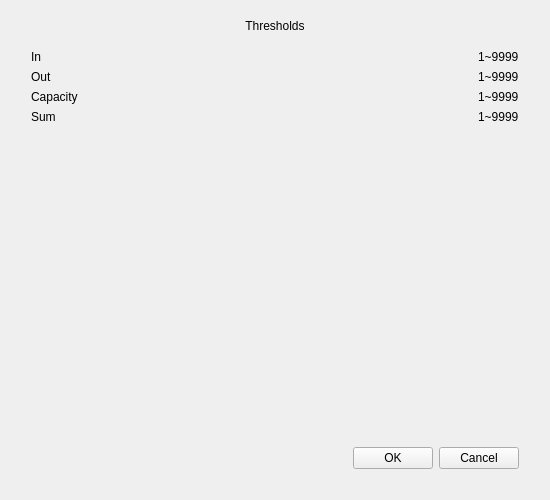
<?xml version="1.0" encoding="UTF-8"?>
<ui version="4.0">
 <class>ThresholdsEdit</class>
 <widget class="QWidget" name="ThresholdsEdit">
  <property name="geometry">
   <rect>
    <x>0</x>
    <y>0</y>
    <width>550</width>
    <height>500</height>
   </rect>
  </property>
  <property name="windowTitle">
   <string>Form</string>
  </property>
  <layout class="QVBoxLayout" name="verticalLayout">
   <property name="spacing">
    <number>0</number>
   </property>
   <item>
    <widget class="QLabel" name="label_title">
     <property name="minimumSize">
      <size>
       <width>0</width>
       <height>30</height>
      </size>
     </property>
     <property name="text">
      <string>Thresholds</string>
     </property>
     <property name="alignment">
      <set>Qt::AlignCenter</set>
     </property>
    </widget>
   </item>
   <item>
    <widget class="QWidget" name="widget_background" native="true">
     <property name="sizePolicy">
      <sizepolicy hsizetype="Preferred" vsizetype="Expanding">
       <horstretch>0</horstretch>
       <verstretch>0</verstretch>
      </sizepolicy>
     </property>
     <layout class="QVBoxLayout" name="verticalLayout_2">
      <property name="leftMargin">
       <number>20</number>
      </property>
      <property name="rightMargin">
       <number>20</number>
      </property>
      <property name="bottomMargin">
       <number>20</number>
      </property>
      <item>
       <layout class="QGridLayout" name="gridLayout">
        <property name="leftMargin">
         <number>0</number>
        </property>
        <property name="rightMargin">
         <number>0</number>
        </property>
        <property name="horizontalSpacing">
         <number>12</number>
        </property>
        <item row="0" column="0">
         <widget class="QLabel" name="labelIn">
          <property name="sizePolicy">
           <sizepolicy hsizetype="Preferred" vsizetype="Preferred">
            <horstretch>3</horstretch>
            <verstretch>0</verstretch>
           </sizepolicy>
          </property>
          <property name="text">
           <string>In</string>
          </property>
         </widget>
        </item>
        <item row="2" column="0">
         <widget class="QLabel" name="labelCapacity">
          <property name="text">
           <string>Capacity</string>
          </property>
         </widget>
        </item>
        <item row="1" column="0">
         <widget class="QLabel" name="labelOut">
          <property name="text">
           <string>Out</string>
          </property>
         </widget>
        </item>
        <item row="3" column="0">
         <widget class="QLabel" name="labelSum">
          <property name="text">
           <string>Sum</string>
          </property>
         </widget>
        </item>
        <item row="0" column="1">
         <widget class="QWidget" name="widgetIn" native="true">
          <property name="sizePolicy">
           <sizepolicy hsizetype="Preferred" vsizetype="Preferred">
            <horstretch>5</horstretch>
            <verstretch>0</verstretch>
           </sizepolicy>
          </property>
          <layout class="QHBoxLayout" name="horizontalLayout_2">
           <property name="leftMargin">
            <number>0</number>
           </property>
           <property name="topMargin">
            <number>0</number>
           </property>
           <property name="rightMargin">
            <number>0</number>
           </property>
           <property name="bottomMargin">
            <number>0</number>
           </property>
           <item>
            <widget class="CheckableLineEdit" name="checkableLineIn" native="true">
             <property name="sizePolicy">
              <sizepolicy hsizetype="Expanding" vsizetype="Preferred">
               <horstretch>1</horstretch>
               <verstretch>0</verstretch>
              </sizepolicy>
             </property>
            </widget>
           </item>
           <item>
            <widget class="BlueLabel" name="label_3">
             <property name="text">
              <string>1~9999</string>
             </property>
            </widget>
           </item>
          </layout>
         </widget>
        </item>
        <item row="1" column="1">
         <widget class="QWidget" name="widgetOut" native="true">
          <property name="sizePolicy">
           <sizepolicy hsizetype="Preferred" vsizetype="Preferred">
            <horstretch>1</horstretch>
            <verstretch>0</verstretch>
           </sizepolicy>
          </property>
          <layout class="QHBoxLayout" name="horizontalLayout_3">
           <property name="leftMargin">
            <number>0</number>
           </property>
           <property name="topMargin">
            <number>0</number>
           </property>
           <property name="rightMargin">
            <number>0</number>
           </property>
           <property name="bottomMargin">
            <number>0</number>
           </property>
           <item>
            <widget class="CheckableLineEdit" name="checkableLineOut" native="true">
             <property name="sizePolicy">
              <sizepolicy hsizetype="Expanding" vsizetype="Preferred">
               <horstretch>1</horstretch>
               <verstretch>0</verstretch>
              </sizepolicy>
             </property>
            </widget>
           </item>
           <item>
            <widget class="BlueLabel" name="label_4">
             <property name="text">
              <string>1~9999</string>
             </property>
            </widget>
           </item>
          </layout>
         </widget>
        </item>
        <item row="2" column="1">
         <widget class="QWidget" name="widgetCapacity" native="true">
          <layout class="QHBoxLayout" name="horizontalLayout_5">
           <property name="leftMargin">
            <number>0</number>
           </property>
           <property name="topMargin">
            <number>0</number>
           </property>
           <property name="rightMargin">
            <number>0</number>
           </property>
           <property name="bottomMargin">
            <number>0</number>
           </property>
           <item>
            <widget class="CheckableLineEdit" name="checkableLineCapacity" native="true">
             <property name="sizePolicy">
              <sizepolicy hsizetype="Expanding" vsizetype="Preferred">
               <horstretch>1</horstretch>
               <verstretch>0</verstretch>
              </sizepolicy>
             </property>
            </widget>
           </item>
           <item>
            <widget class="BlueLabel" name="label_5">
             <property name="text">
              <string>1~9999</string>
             </property>
            </widget>
           </item>
          </layout>
         </widget>
        </item>
        <item row="3" column="1">
         <widget class="QWidget" name="widgetSum" native="true">
          <layout class="QHBoxLayout" name="horizontalLayout_4">
           <property name="leftMargin">
            <number>0</number>
           </property>
           <property name="topMargin">
            <number>0</number>
           </property>
           <property name="rightMargin">
            <number>0</number>
           </property>
           <property name="bottomMargin">
            <number>0</number>
           </property>
           <item>
            <widget class="CheckableLineEdit" name="checkableLineSum" native="true">
             <property name="sizePolicy">
              <sizepolicy hsizetype="Expanding" vsizetype="Preferred">
               <horstretch>1</horstretch>
               <verstretch>0</verstretch>
              </sizepolicy>
             </property>
            </widget>
           </item>
           <item>
            <widget class="BlueLabel" name="label_6">
             <property name="text">
              <string>1~9999</string>
             </property>
            </widget>
           </item>
          </layout>
         </widget>
        </item>
       </layout>
      </item>
      <item>
       <spacer name="verticalSpacer">
        <property name="orientation">
         <enum>Qt::Vertical</enum>
        </property>
        <property name="sizeHint" stdset="0">
         <size>
          <width>20</width>
          <height>40</height>
         </size>
        </property>
       </spacer>
      </item>
      <item>
       <layout class="QHBoxLayout" name="horizontalLayout">
        <item>
         <spacer name="horizontalSpacer">
          <property name="orientation">
           <enum>Qt::Horizontal</enum>
          </property>
          <property name="sizeHint" stdset="0">
           <size>
            <width>40</width>
            <height>20</height>
           </size>
          </property>
         </spacer>
        </item>
        <item>
         <widget class="MyPushButton" name="pushButtonOk">
          <property name="text">
           <string>OK</string>
          </property>
         </widget>
        </item>
        <item>
         <widget class="MyPushButton" name="pushButtonCancel">
          <property name="text">
           <string>Cancel</string>
          </property>
         </widget>
        </item>
       </layout>
      </item>
     </layout>
    </widget>
   </item>
  </layout>
 </widget>
 <customwidgets>
  <customwidget>
   <class>MyPushButton</class>
   <extends>QPushButton</extends>
   <header>mypushbutton.h</header>
  </customwidget>
  <customwidget>
   <class>BlueLabel</class>
   <extends>QLabel</extends>
   <header>bluelabel.h</header>
  </customwidget>
  <customwidget>
   <class>CheckableLineEdit</class>
   <extends>QWidget</extends>
   <header>CheckableLineEdit.h</header>
   <container>1</container>
  </customwidget>
 </customwidgets>
 <resources/>
 <connections/>
</ui>
